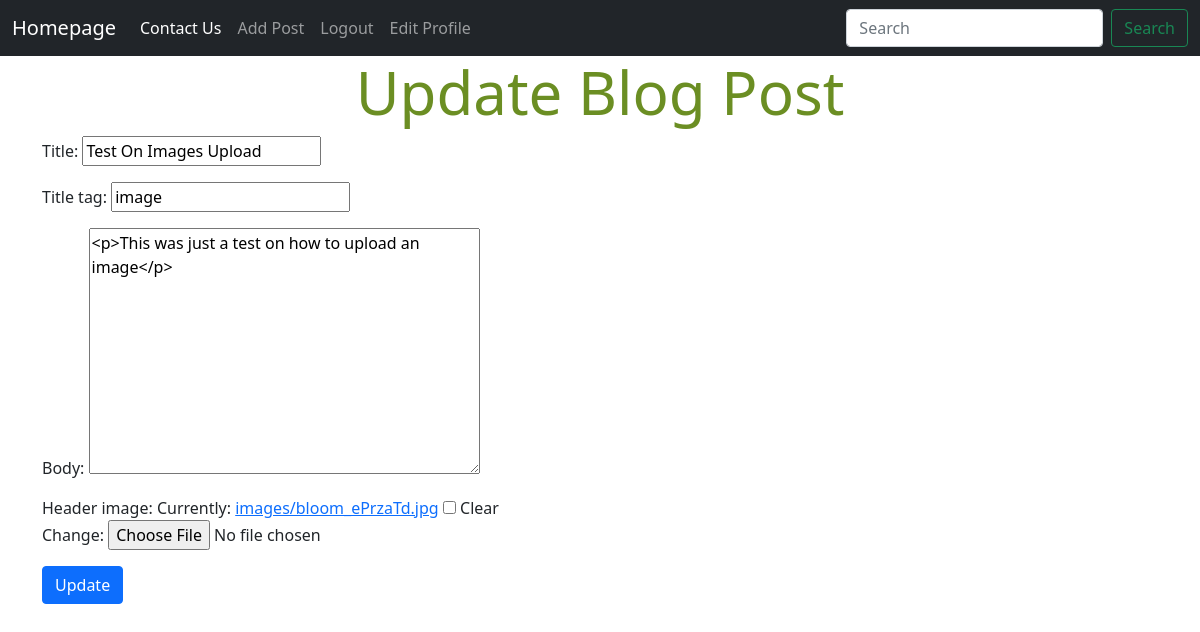
The app's page /edit_post/16 (signed in) with its own data.
### mypost/models.py (models this page shows, shortened)
class Postdata(models.Model):
    title = models.CharField(max_length=255)
    header_image = models.ImageField(blank=True, null=True, upload_to='images/') # This was added to hold imaages
    title_tag = models.CharField(max_length=255)
    author = models.ForeignKey(User, on_delete=models.CASCADE)
    body = RichTextField(blank = True, null = True)
    published_date = models.DateField(auto_now_add=True)
    category = models.CharField(max_length=255, default='coding')
    likes = models.ManyToManyField(User, related_name='blog_post')

### mypost/views.py (the view)
# urls.py: path('edit_post/<int:pk>', UpdateBlogPost.as_view(), name='edit_post'),
class UpdateBlogPost(UpdateView):
    model = Postdata
    template_name = 'update_post.html'
    fields = ['title', 'title_tag', 'body', 'header_image']

### mypost/templates/update_post.html (shortened to what this page needs)
{% extends 'base.html' %}
{% block content %}
{% if user.is_authenticated %}
    {% if user.id == object.author.id %}
        <h1 style="text-align: center; color: olivedrab; font-size: 60px;">Update Blog Post</h1>
        <div class="container">
            <form action="" method="POST" enctype="multipart/form-data">
                {{ form.as_p }}
                <button class="btn btn-primary">Update</button>
            </form>
        </div>
    {% else %}
        {{object.title}} By {{object.author.first_name}} {{object.author.last_name}}
        <h1 style="color: red;">This post was not created by you, you are not allowed to alter it></h1>
    {% endif %}
{% else %}
<h1 style="color: red; font-size: 50px; text-align: center;">You are not allowed here</h1>
{% endif %}
{% endblock %}

### records on screen
Postdata: title "Test On Images Upload", title_tag "image", body "<p>This was just a test on how to upload an image</p>"
